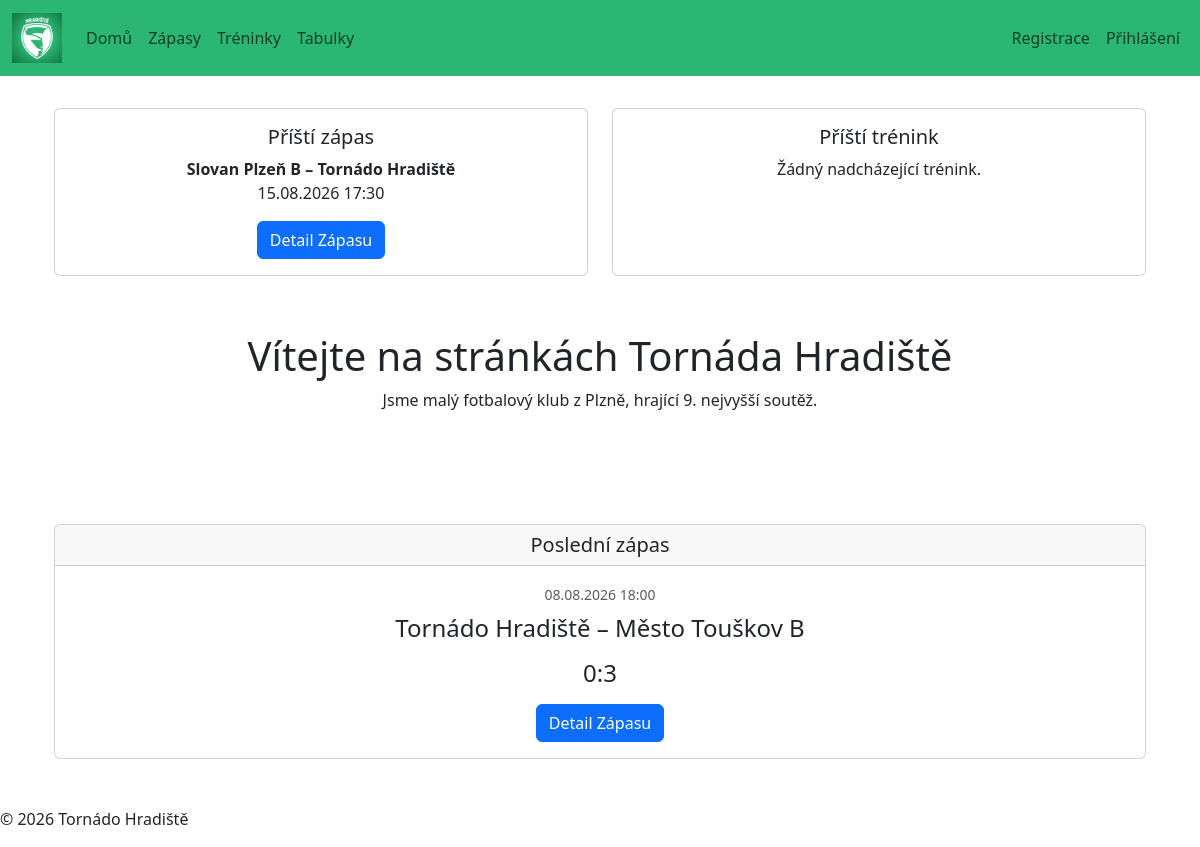
Before: / with the older database file.
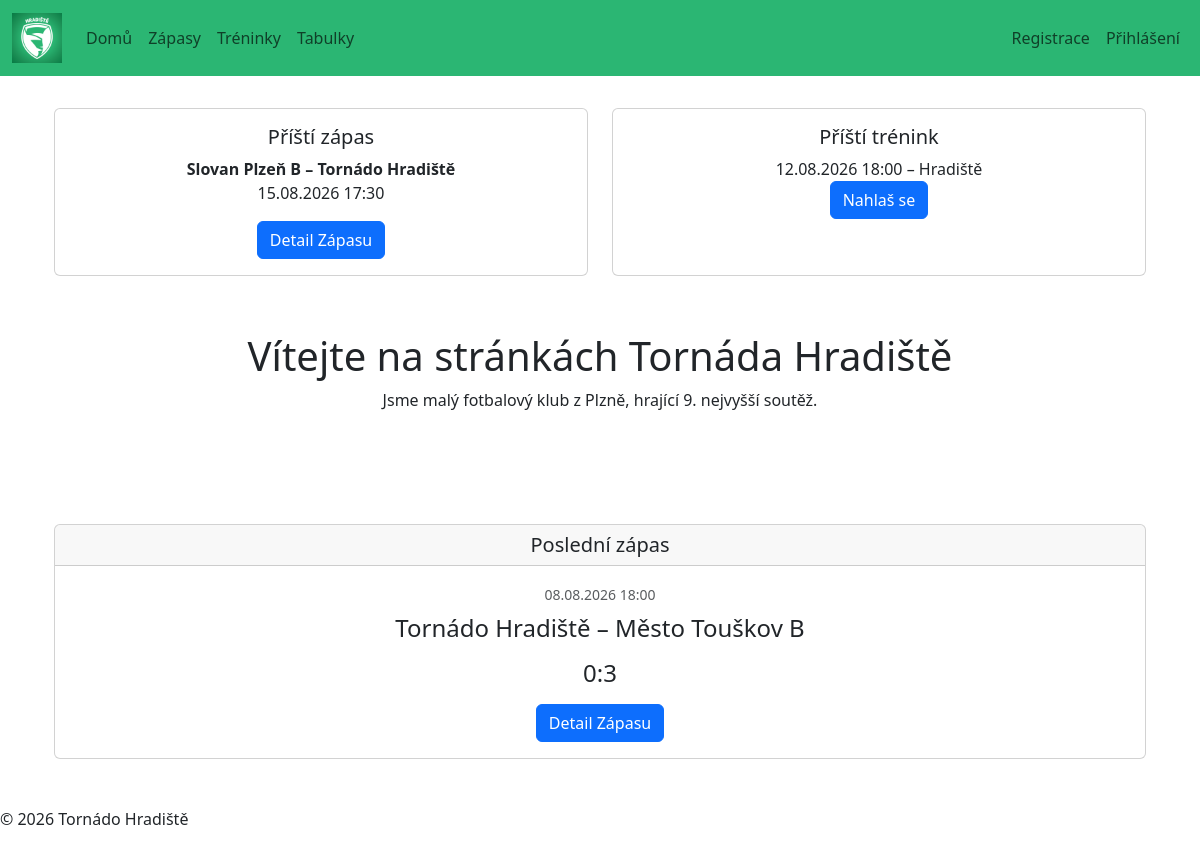
After: the same page with the newer database file.
### training/models.py (models this page shows, shortened)
class Training(models.Model):
    training_date = models.DateField()
    start_time = models.TimeField()
    end_time = models.TimeField()
    location = models.CharField(max_length=100)

### pages/views.py (the view)
# urls.py: path('', views.homepage, name='home')
def homepage(request):
    next_match = Match.objects.filter(match_date__gte=timezone.now()).order_by('match_date').first()
    last_match = Match.objects.filter(match_date__lt=timezone.now()).order_by('-match_date').first()
    next_training = Training.objects.filter(training_date__gte=timezone.now()).order_by('training_date').first()
    return render(request, 'pages/home.html', {'next_match': next_match, 'last_match': last_match, 'next_training': next_training})

### pages/templates/pages/home.html (shortened to what this page needs)
{% extends 'base.html' %}
{% block content %}
<section class="py-2">
  <div class="row align-items-stretch">
    <div class="col-md-6 d-flex">
      <div class="card w-100">
        <div class="card-body">
          <h5 class="card-title">Příští zápas</h5>
          <p class="card-text">
            {% if next_match %}
              {% if next_match.is_home %}
                <strong>Tornádo Hradiště – {{ next_match.opponent }}</strong>
              {% else %}
                <strong>{{ next_match.opponent }} – Tornádo Hradiště</strong>
              {% endif %}
              <br>
              {{ next_match.match_date|date:"d.m.Y H:i" }}
            {% else %}
              Žádný nadcházející zápas.
            {% endif %}
          </p>
          <a href="{% url 'match_detail' next_match.pk %}" class="btn btn-primary">Detail Zápasu</a>
        </div>
      </div>
    </div>
    <div class="col-md-6 d-flex">
      <div class="card w-100">
        <div class="card-body">
          <h5 class="card-title">Příští trénink</h5>
          <p class="card-text">
            {% if next_training %}
              {{ next_training.training_date|date:"d.m.Y" }}
              {{ next_training.start_time|time:"H:i" }}
              – {{ next_training.location }}
              <br>
              <a href="{% url 'training_detail' next_training.pk %}" class="btn btn-primary">Nahlaš se</a>
            {% else %}
              Žádný nadcházející trénink.
            {% endif %}
          </p>
        </div>
      </div>
    </div>
  </div>
</section>
<section class="py-5">
  <h1>Vítejte na stránkách Tornáda Hradiště</h1>
  <p>Jsme malý fotbalový klub z Plzně, hrající 9. nejvyšší soutěž.</p>
</section>
<section class="py-5">
      <div class="card">
  <h5 class="card-header">Poslední zápas</h5>
  <div class="card-body">
    <small class="text-muted my-3">{{ last_match.match_date|date:"d.m.Y H:i" }}</small>
    <h4 class="card-title my-2">
      {% if last_match %}
        {% if last_match.is_home %}
          Tornádo Hradiště – {{ last_match.opponent }}
        {% else %}
          {{ last_match.opponent }} – Tornádo Hradiště
        {% endif %}
        <br>
        {% if last_match.goals_for is not None %}
        <h4 class="my-3">
          {{ last_match.goals_for }}:{{ last_match.goals_against }}
        </h4>
        {% else %}
          Výsledek zatím není k dispozici.
        {% endif %}
      {% else %}
        Žádný poslední zápas k zobrazení.
      {% endif %}
      </h4>
      <a href="{% url 'match_detail' last_match.pk %}" class="btn btn-primary">Detail Zápasu</a>
    </div>
    </div>
    </section>
{% endblock %}

Changed rows visible on the page:
added Training: training_date "12.08.2026", start_time "18:00", location "Hradiště"
Other visible differences:
text no longer shown: "Žádný nadcházející trénink."
text now shown: "– Nahlaš se"
